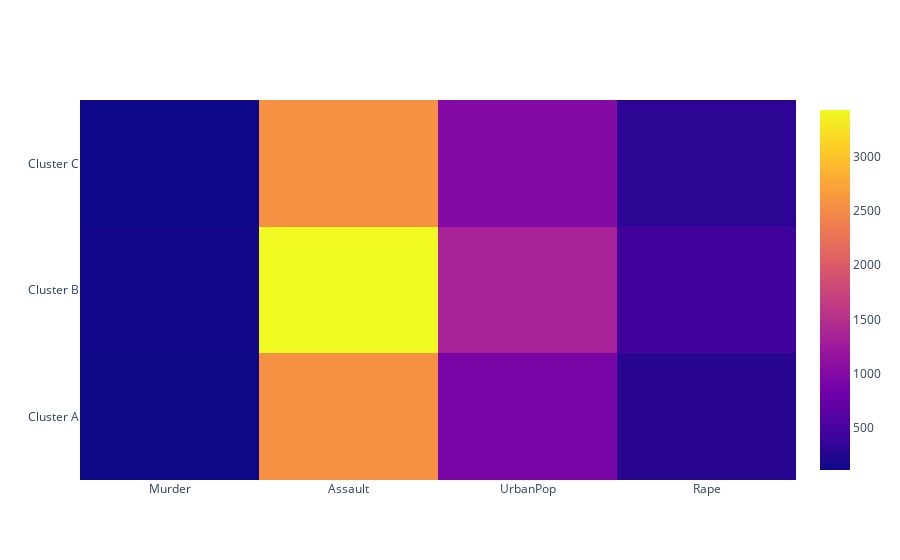

The notebook cell this image was saved under:
### Markdown cell above
#### Heatmap plot 
Al graficar los clusters de k-mean en un heatmap podemos ilustrar cómo se podría utilizar esta agrupación para categorizar a los diferentes estados en los diferentes grupos de acuerdo al valor que toman en las diferentes variables.

### Code cell
col_names = list(crime.columns)
col_names.remove('State')
crime_cluster = crime[col_names]



# garantiza que todos los valores sean positivos (esto es necesario para el caso de uso de nuestro cliente 360) 
crime_cluster= crime_cluster.abs() 
# renombrar X columnas 
crime_cluster=rename_columns(crime_cluster) 
# y agregar Y 
crime_cluster['y']=clust

# dividir df en grupos de clústeres 
grouped=crime_cluster.groupby(['y'], sort = True)

# calcular sumas para cada columna en cada grupo 
sums=grouped.sum() 
sums

data=[go.Heatmap(  z = sums.values.tolist(),  
                   y = [ 'Cluster A' ,  'Cluster B' ,  'Cluster C'], 
                   x = [ 'Murder',
                        'Assault',
                        'UrbanPop',
                        'Rape'
                     ], 
                   colorscale='plasma')]
plotly.offline.iplot(data, filename='pandas-heatmap')

### Figure 1 — Plotly figure (JSON) as saved in the notebook; plotly's stock layout.template omitted (floating-point values rounded to 4 significant figures)
{"data": [{"colorscale": [[0, "#0d0887"], [0.1111, "#46039f"], [0.2222, "#7201a8"], [0.3333, "#9c179e"], [0.4444, "#bd3786"], [0.5556, "#d8576b"], [0.6667, "#ed7953"], [0.7778, "#fb9f3a"], [0.8889, "#fdca26"], [1, "#f0f921"]], "type": "heatmap", "x": ["Murder", "Assault", "UrbanPop", "Rape"], "y": ["Cluster A", "Cluster B", "Cluster C"], "z": [[121.1, 2556, 924, 286.4], [153.2, 3428, 1347, 459.8], [115.1, 2554, 1006, 315.4]]}], "layout": {}}
